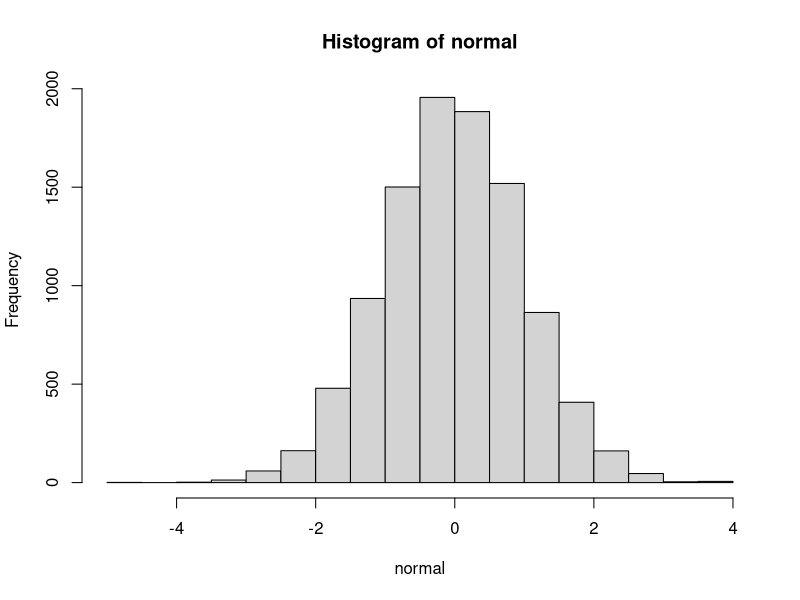

Recreate this plot in R.
## ---- chunk 1
normal = rnorm(10000,0,1)
hist(normal)
